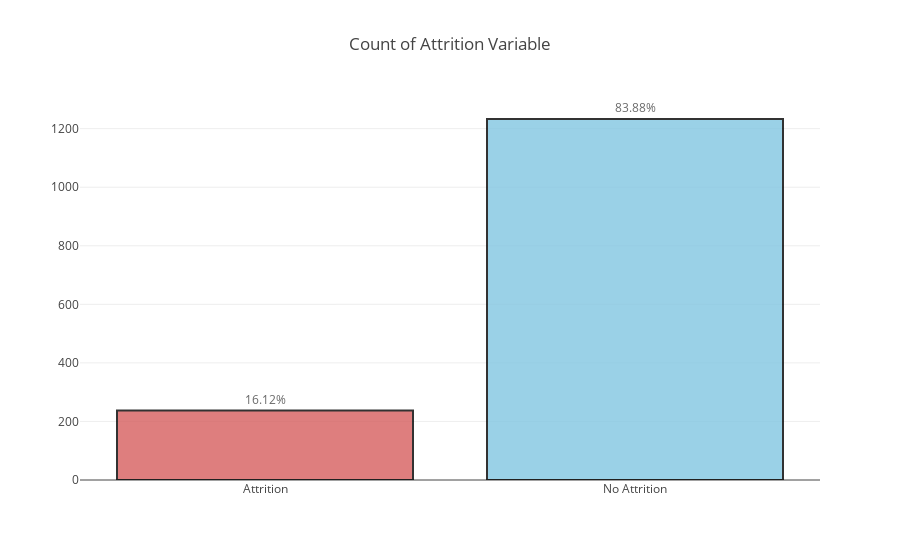

Notebook code cell kept with this figure:
### Code cell
attrition = data[data['Attrition'] == 1]
no_attrition = data[data['Attrition'] == 0]

#-------------COUNT--------------
trace = go.Bar(x = ['Attrition','No Attrition'],
               y = (len(attrition), len(no_attrition)),
               opacity = 0.8,
               text = ('{}%'.format(round(len(attrition)/len(data['Attrition'])*100, 2)), 
                       '{}%'.format(round(len(no_attrition)/len(data['Attrition'])*100, 2))),
               textposition = 'outside',
               marker = dict(color=['#d65f5f','#82c6e2'],
                             line = dict(color = '#000000', width=2))
               )
layout = dict(title = 'Count of Attrition Variable')

fig = dict(data=[trace], layout=layout)
py.iplot(fig)

### Figure 1 — Plotly figure (JSON) as saved in the notebook; plotly's stock layout.template omitted (floating-point values rounded to 4 significant figures)
{"data": [{"marker": {"color": ["#d65f5f", "#82c6e2"], "line": {"color": "#000000", "width": 2}}, "opacity": 0.8, "text": ["16.12%", "83.88%"], "textposition": "outside", "type": "bar", "uid": "9c9136ea-5271-459f-81ec-f24c492e9350", "x": ["Attrition", "No Attrition"], "y": [237, 1233]}], "layout": {"title": {"text": "Count of Attrition Variable"}}}
